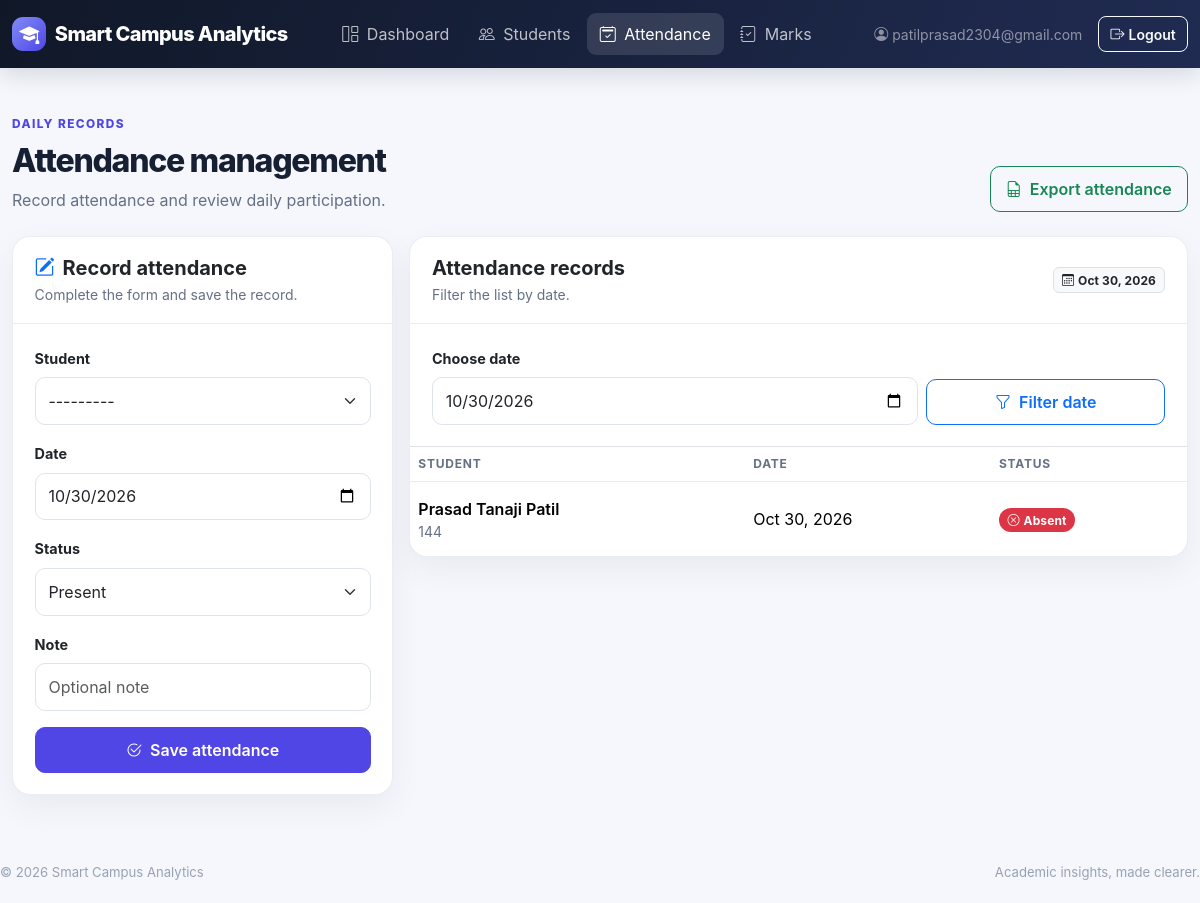
Page /attendance/ (signed in) on the committed database.
### portal/models.py (models this page shows, shortened)
class Attendance(models.Model):
    PRESENT = "Present"
    ABSENT = "Absent"
    STATUS_CHOICES = [(PRESENT, "Present"), (ABSENT, "Absent")]
    student = models.ForeignKey(Student, on_delete=models.CASCADE, related_name="attendance_records")
    date = models.DateField(db_index=True)
    status = models.CharField(max_length=10, choices=STATUS_CHOICES, default=PRESENT)
    note = models.CharField(max_length=250, blank=True)
    recorded_by = models.ForeignKey(
        settings.AUTH_USER_MODEL, on_delete=models.SET_NULL, null=True, blank=True,
        related_name="attendance_recorded",
    )
    created_at = models.DateTimeField(auto_now_add=True)
    class Meta:
        ordering = ["-date", "student__name"]
        constraints = [
            models.UniqueConstraint(fields=["student", "date"], name="unique_student_attendance_per_day"),
            models.CheckConstraint(condition=Q(status__in=["Present", "Absent"]), name="attendance_status_valid"),
        ]
        indexes = [models.Index(fields=["date", "status"])]

class Student(models.Model):
    roll_no = models.CharField(max_length=30, unique=True, db_index=True)
    name = models.CharField(max_length=150, db_index=True)
    department = models.CharField(max_length=100, db_index=True)
    semester = models.PositiveSmallIntegerField(validators=[MinValueValidator(1), MaxValueValidator(12)])
    email = models.EmailField(blank=True)
    phone = models.CharField(max_length=30, blank=True)
    is_active = models.BooleanField(default=True)
    created_at = models.DateTimeField(auto_now_add=True)
    updated_at = models.DateTimeField(auto_now=True)
    class Meta:
        ordering = ["name"]
        indexes = [
            models.Index(fields=["department", "semester"]),
            models.Index(fields=["is_active", "name"]),
        ]
    def __str__(self):
        return f"{self.roll_no} — {self.name}"

### portal/views.py (the view, shortened to what this page needs)
# urls.py: path("attendance/", views.attendance, name="attendance"),
@require_http_methods(["GET", "POST"])
def attendance(request):
    _ensure_user(request)
    selected_date_raw = request.GET.get("date", "")
    selected_date = timezone.localdate()
    if selected_date_raw:
        try:
            selected_date = date.fromisoformat(selected_date_raw)
        except ValueError:
            messages.warning(request, "Invalid date. Showing today's attendance.")
    form = AttendanceForm(request.POST or None, initial={"date": timezone.localdate()})
    records = Attendance.objects.filter(date=selected_date).select_related("student", "recorded_by")
    return render(request, "attendance.html", {
        "form": form, "records": records, "selected_date": selected_date,
        "can_edit_academics": can_edit_academics(request.user),
    })

### portal/forms.py (shortened to what this page needs)
class AttendanceForm(StyledModelForm):
    class Meta:
        model = Attendance
        fields = ["student", "date", "status", "note"]
        widgets = {"date": forms.DateInput(attrs={"type": "date"}), "note": forms.TextInput(attrs={"placeholder": "Optional note"})}

### portal/permissions.py (called while the page is built)
def can_manage_students(user):
    return (
        user.is_authenticated
        and (
            user.is_superuser
            or user.groups.filter(
                name__in=["Admin", "Teacher"]
            ).exists()
        )
    )

def can_edit_academics(user):
    return can_manage_students(user)

### portal/views.py (called while the page is built)
def _ensure_user(request):
    if not request.user.is_authenticated:
        raise PermissionDenied("Please sign in to continue.")

### templates/attendance.html (shortened to what this page needs)
{% extends "base.html" %}
{% block content %}
<div class="d-flex flex-wrap justify-content-between align-items-end gap-3 mb-4">
  <div><div class="section-kicker mb-2">Daily records</div><h1 class="page-title h2 mb-2">Attendance management</h1><p class="page-subtitle mb-0">Record attendance and review daily participation.</p></div>
  <a class="btn btn-outline-success" href="{% url 'export' %}?type=attendance"><i class="bi bi-file-earmark-spreadsheet me-2"></i>Export attendance</a>
</div>
<div class="row g-3 align-items-start">
  <div class="col-12 col-xl-4">
    <div class="card">
      <div class="card-header"><h2 class="h5 fw-bold mb-1"><i class="bi bi-pencil-square text-primary me-2"></i>Record attendance</h2><p class="muted small mb-0">Complete the form and save the record.</p></div>
      <div class="card-body">
        <form method="post">
          {% for field in form %}
            <div class="mb-3">
              <label class="form-label" for="{{ field.id_for_label }}">{{ field.label }}</label>
              {{ field }}
            </div>
          {% endfor %}
          <button class="btn btn-primary w-100"><i class="bi bi-check2-circle me-2"></i>Save attendance</button>
        </form>
      </div>
    </div>
  </div>
  <div class="col-12 col-xl-8">
    <div class="card">
      <div class="card-header d-flex flex-wrap justify-content-between align-items-center gap-2"><div><h2 class="h5 fw-bold mb-1">Attendance records</h2><p class="muted small mb-0">Filter the list by date.</p></div><span class="badge text-bg-light border text-dark"><i class="bi bi-calendar3 me-1"></i>{{ selected_date|date:"M d, Y" }}</span></div>
      <div class="card-body border-bottom">
        <form method="get" class="row g-2 align-items-end">
          <div class="col-12 col-sm-8"><label class="form-label" for="attendance-date">Choose date</label><input id="attendance-date" type="date" name="date" value="{{ selected_date|date:'Y-m-d' }}" class="form-control"></div>
          <div class="col-12 col-sm-4"><button class="btn btn-outline-primary w-100"><i class="bi bi-funnel me-2"></i>Filter date</button></div>
        </form>
      </div>
      <div class="table-responsive">
        <table class="table table-hover"><thead><tr><th>Student</th><th>Date</th><th>Status</th></tr></thead><tbody>
        {% for record in records %}
          <tr><td><div class="fw-semibold">{{ record.student.name }}</div><div class="small muted">{{ record.student.roll_no }}</div></td><td>{{ record.date|date:"M d, Y" }}</td><td>{% if record.status == "Present" %}<span class="badge rounded-pill text-bg-success"><i class="bi bi-check-circle me-1"></i>Present</span>{% else %}<span class="badge rounded-pill text-bg-danger"><i class="bi bi-x-circle me-1"></i>Absent</span>{% endif %}</td></tr>
        {% empty %}
          <tr><td colspan="3"><div class="empty-state"><i class="bi bi-calendar-x"></i><strong class="d-block text-dark">No attendance found</strong><span>No attendance records for the selected date.</span></div></td></tr>
        {% endfor %}
        </tbody></table>
      </div>
    </div>
  </div>
</div>
{% endblock %}

### templates/base.html (shortened to what this page needs)
<!DOCTYPE html>
<html lang="en">
<head>
  <link href="https://cdn.jsdelivr.net/npm/bootstrap@5.3.3/dist/css/bootstrap.min.css" rel="stylesheet">
  <link href="https://cdn.jsdelivr.net/npm/bootstrap-icons@1.11.3/font/bootstrap-icons.min.css" rel="stylesheet">
</head>
<body>
<nav class="navbar navbar-expand-lg navbar-dark sticky-top">
  <div class="container-fluid page-wrap py-1">
    <a class="navbar-brand d-flex align-items-center" href="{% url 'dashboard' %}">
      <span class="brand-mark"><i class="bi bi-mortarboard-fill"></i></span>
      <span>Smart Campus<span class="d-none d-sm-inline"> Analytics</span></span>
    </a>
    {% if user.is_authenticated %}
    <div class="collapse navbar-collapse" id="mainNav">
      <div class="navbar-nav me-auto ms-lg-4 mt-3 mt-lg-0">
        <a class="nav-link {% if request.resolver_match.url_name == 'dashboard' %}active{% endif %}" href="{% url 'dashboard' %}"><i class="bi bi-grid-1x2 me-1"></i> Dashboard</a>
        <a class="nav-link " href="{% url 'students' %}"><i class="bi bi-people me-1"></i> Students</a>
        <a class="nav-link {% if request.resolver_match.url_name == 'attendance' %}active{% endif %}" href="{% url 'attendance' %}"><i class="bi bi-calendar2-check me-1"></i> Attendance</a>
        <a class="nav-link {% if request.resolver_match.url_name == 'marks' %}active{% endif %}" href="{% url 'marks' %}"><i class="bi bi-journal-check me-1"></i> Marks</a>
      </div>
      <div class="d-flex align-items-center gap-3 mt-3 mt-lg-0 pb-3 pb-lg-0">
        <span class="text-white-50 small"><i class="bi bi-person-circle me-1"></i>{{ user.username }}</span>
        <form method="post" action="{% url 'logout' %}" class="m-0">
          <button class="btn btn-sm btn-outline-light"><i class="bi bi-box-arrow-right me-1"></i>Logout</button>
        </form>
      </div>
    </div>
    {% endif %}
  </div>
</nav>
<main class="container-fluid page-wrap page-content py-4 py-lg-5">
  {% block content %}{% endblock %}
</main>
<footer class="container-fluid page-wrap footer d-flex flex-wrap justify-content-between gap-2">
  <span>© {% now "Y" %} Smart Campus Analytics</span>
  <span>Academic insights, made clearer.</span>
</footer>
</body>
</html>

### templates/base.html (style rules this page uses)
:root { --sc-ink: #172033; --sc-muted: #667085; --sc-primary: #4f46e5; --sc-primary-dark: #3730a3; --sc-bg: #f5f7fc; --sc-border: #e8ebf3; --sc-card-shadow: 0 12px 34px rgba(16, 24, 40, .055); }
body { background: var(--sc-bg); color: var(--sc-ink); font-family: Inter, ui-sans-serif, system-ui, -apple-system, "Segoe UI", sans-serif; }
.navbar { background: linear-gradient(110deg, #101828, #202b52); box-shadow: 0 6px 24px rgba(16,24,40,.14); }
.navbar-brand { font-weight: 800; letter-spacing: -.03em; }
.brand-mark { display:inline-grid; place-items:center; width:34px; height:34px; margin-right:.55rem; border-radius:11px; background:linear-gradient(135deg,#818cf8,#4f46e5); color:white; }
.navbar .nav-link { color:rgba(255,255,255,.72); border-radius:9px; margin:0 .12rem; padding:.55rem .8rem!important; }
.navbar .nav-link:hover, .navbar .nav-link.active { background:rgba(255,255,255,.12); color:#fff; }
.page-wrap { max-width:1500px; }
.page-content { min-height:calc(100vh - 150px); }
.card { border:1px solid rgba(232,235,243,.9); border-radius:18px; box-shadow:var(--sc-card-shadow); }
.card-header { background:transparent; border-bottom:1px solid var(--sc-border); padding:1.15rem 1.35rem; }
.card-body { padding:1.35rem; }
.page-title { font-weight:800; letter-spacing:-.04em; }
.page-subtitle { color:var(--sc-muted); }
.btn { border-radius:10px; font-weight:600; padding:.62rem .95rem; }
.btn-sm { border-radius:8px; padding:.4rem .7rem; }
.btn-primary { background:var(--sc-primary); border-color:var(--sc-primary); }
.form-control, .form-select { border-color:#dfe3ee; border-radius:10px; padding:.68rem .8rem; }
.form-label { font-weight:650; font-size:.9rem; }
.table { --bs-table-bg:transparent; vertical-align:middle; margin-bottom:0; }
.table thead th { color:#667085; font-size:.75rem; text-transform:uppercase; letter-spacing:.065em; font-weight:750; border-bottom-color:var(--sc-border); white-space:nowrap; }
.table tbody td { border-bottom-color:#edf0f6; padding-top:.9rem; padding-bottom:.9rem; }
.table tbody tr:last-child td { border-bottom:0; }
.muted { color:var(--sc-muted); }
.section-kicker { color:var(--sc-primary); font-size:.74rem; font-weight:800; letter-spacing:.12em; text-transform:uppercase; }
.footer { color:#98a2b3; font-size:.82rem; padding:1.25rem 0; }
.badge { font-weight:700; letter-spacing:.01em; padding:.48em .7em; }

### rows in the picture
Attendance: date "Oct 30, 2026", student.name "Prasad Tanaji Patil", student.roll_no "144", status "Absent"

### other values in the picture
{{ user.username }} "patilprasad2304@gmail.com"
{{ field.label }} "Student" "Date" "Status" "Note"
